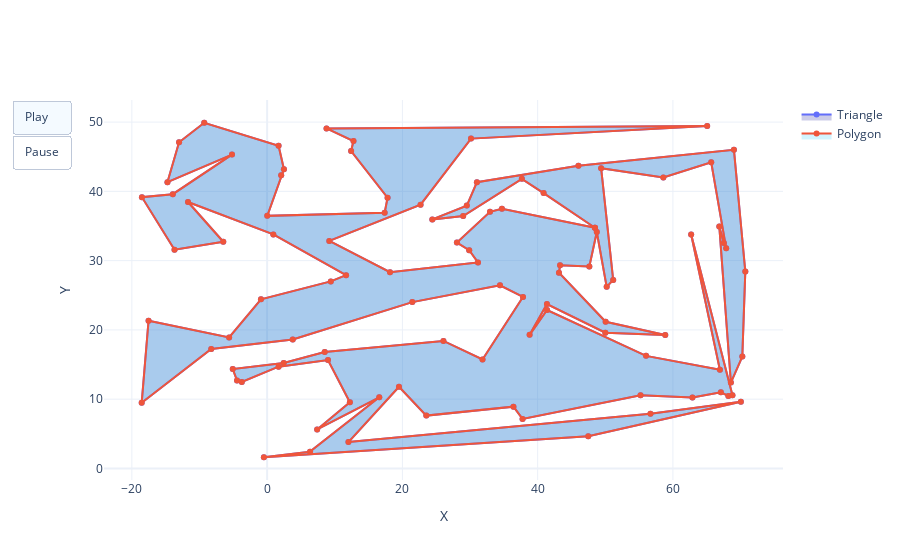

Here is the notebook cell this chart was saved with:
### Code cell
input = 'agp2009a-simplerand/randsimple-100-27.pol'
poly = Polygon(input)
t_i = time.time()
triangulate = triangulate(poly)
t_f = time.time()
poly.plot(triangulate)
print(f"tempo levado: {(t_f-t_i):.4f}")
print(f"Número de triangulos: {len(triangulate)}")
